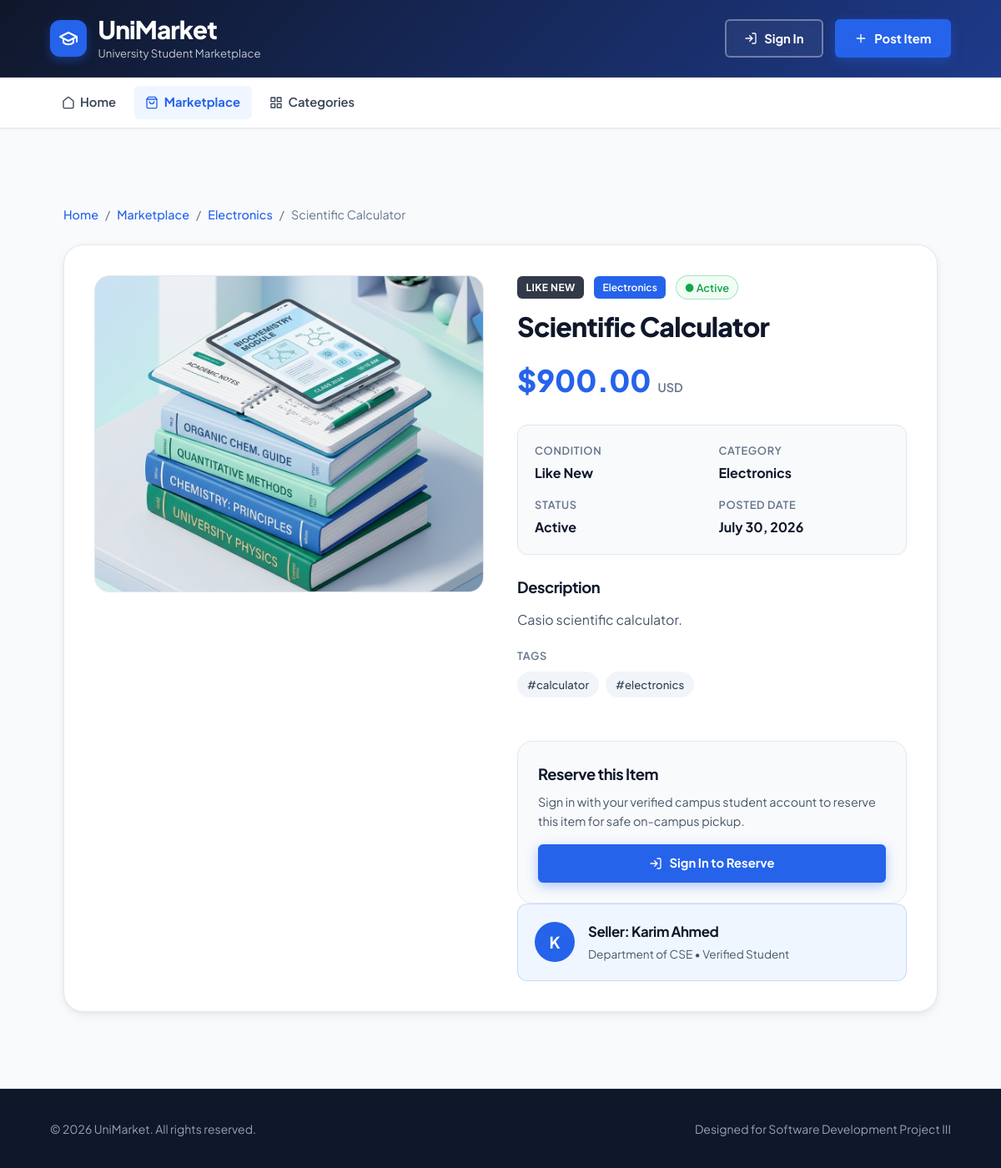
Screenshot of /frontend/pages/product_detail.php?id=2 with the database file from the repository.
### tables this page shows
CREATE TABLE IF NOT EXISTS products (
    product_id INT AUTO_INCREMENT PRIMARY KEY,
    seller_id INT NOT NULL,
    category_id INT NOT NULL,
    title VARCHAR(150) NOT NULL,
    description TEXT,
    price DECIMAL(10,2) NOT NULL,
    tags VARCHAR(255),
    image_url VARCHAR(255),
    product_condition ENUM('New', 'Like New', 'Good', 'Fair') NOT NULL,
    status ENUM('Available', 'Active', 'Reserved', 'Sold') NOT NULL DEFAULT 'Available',
    created_at TIMESTAMP DEFAULT CURRENT_TIMESTAMP,

    CONSTRAINT fk_products_seller
        FOREIGN KEY (seller_id)
        REFERENCES users(user_id)
        ON UPDATE CASCADE
        ON DELETE RESTRICT,

    CONSTRAINT fk_products_category
        FOREIGN KEY (category_id)
        REFERENCES categories(category_id)
        ON UPDATE CASCADE
        ON DELETE RESTRICT
);

CREATE TABLE IF NOT EXISTS categories (
    category_id INT AUTO_INCREMENT PRIMARY KEY,
    category_name VARCHAR(50) NOT NULL UNIQUE,
    description TEXT
);

CREATE TABLE IF NOT EXISTS users (
    user_id INT AUTO_INCREMENT PRIMARY KEY,
    full_name VARCHAR(100) NOT NULL,
    email VARCHAR(100) NOT NULL UNIQUE,
    student_id VARCHAR(20) NOT NULL UNIQUE,
    department VARCHAR(100) NOT NULL,
    password_hash VARCHAR(255) NOT NULL,
    role ENUM('student', 'admin') NOT NULL DEFAULT 'student',
    created_at TIMESTAMP DEFAULT CURRENT_TIMESTAMP
);

### frontend/pages/product_detail.php (the view, shortened to what this page needs)
<?php
$isLoggedIn = isset($_SESSION['user_id']);
$fullName   = $isLoggedIn ? htmlspecialchars((string) ($_SESSION['full_name'] ?? 'Student'), ENT_QUOTES, 'UTF-8') : '';
$productIdRaw = $_GET['id'] ?? '';
$productId    = (is_numeric($productIdRaw) && (int) $productIdRaw > 0) ? (int) $productIdRaw : 0;
$product    = null;
if ($productId > 0) {
    try {
        $database   = new Database();
        $connection = $database->connect();
        $stmt = $connection->prepare(
            'SELECT p.product_id, p.seller_id, p.title, p.description, p.price, p.tags, p.image_url,
                    p.product_condition, p.status, p.created_at,
                    c.category_id, c.category_name,
                    u.full_name AS seller_name, u.department AS seller_department, u.email AS seller_email
             FROM products p
             JOIN categories c ON p.category_id = c.category_id
             JOIN users u ON p.seller_id = u.user_id
             WHERE p.product_id = :product_id
             LIMIT 1'
        );
        $stmt->execute(['product_id' => $productId]);
        $fetchedProduct = $stmt->fetch(PDO::FETCH_ASSOC);
        if (is_array($fetchedProduct)) {
            $product = $fetchedProduct;
        }
    } catch (PDOException $exception) {
        error_log('Product Detail Exception: ' . $exception->getMessage());
        $fetchError = 'Unable to retrieve product details due to a database error.';
    }
}
?>
<!DOCTYPE html>
<html lang="en">
<head>
    <link rel="stylesheet" href="../css/styles.css?v=<?php echo time(); ?>">
</head>
<body>
    <header class="site-header">
        <div class="container header-container">
            <div class="logo-area">
                <div class="logo-badge">
                    <svg width="24" height="24" viewBox="0 0 24 24" fill="none" stroke="currentColor" stroke-width="2" stroke-linecap="round" stroke-linejoin="round" class="svg-icon svg-icon-lg"><path d="M22 10v6M2 10l10-5 10 5-10 5z"/><path d="M6 12v5c3 3 9 3 12 0v-5"/></svg>
                </div>
                <div>
                    <a href="index.php" class="logo">UniMarket</a>
                    <span class="tagline">University Student Marketplace</span>
                </div>
            </div>
            <div class="header-actions">
                <?php if ($isLoggedIn) : ?>
                    <a href="create_product.php" class="btn-outline">
                        <svg width="16" height="16" viewBox="0 0 24 24" fill="none" stroke="currentColor" stroke-width="2" stroke-linecap="round" stroke-linejoin="round" class="svg-icon svg-icon-sm"><line x1="12" y1="5" x2="12" y2="19"/><line x1="5" y1="12" x2="19" y2="12"/></svg>
                        Post Item
                    </a>
                    <a href="dashboard.php" class="btn-outline">
                        <svg width="16" height="16" viewBox="0 0 24 24" fill="none" stroke="currentColor" stroke-width="2" stroke-linecap="round" stroke-linejoin="round" class="svg-icon svg-icon-sm"><rect x="3" y="3" width="7" height="7"/><rect x="14" y="3" width="7" height="7"/><rect x="14" y="14" width="7" height="7"/><rect x="3" y="14" width="7" height="7"/></svg>
                        Dashboard (<?php echo $fullName; ?>)
                    </a>
                    <a href="logout.php" class="btn-primary">
                        <svg width="16" height="16" viewBox="0 0 24 24" fill="none" stroke="currentColor" stroke-width="2" stroke-linecap="round" stroke-linejoin="round" class="svg-icon svg-icon-sm"><path d="M9 21H5a2 2 0 0 1-2-2V5a2 2 0 0 1 2-2h4"/><polyline points="16 17 21 12 16 7"/><line x1="21" y1="12" x2="9" y2="12"/></svg>
                        Sign Out
                    </a>
                <?php else : ?>
                    <a href="login.php" class="btn-outline">
                        <svg width="16" height="16" viewBox="0 0 24 24" fill="none" stroke="currentColor" stroke-width="2" stroke-linecap="round" stroke-linejoin="round" class="svg-icon svg-icon-sm"><path d="M15 3h4a2 2 0 0 1 2 2v14a2 2 0 0 1-2 2h-4M10 17l5-5-5-5M13 12H3"/></svg>
                        Sign In
                    </a>
                    <a href="login.php" class="btn-primary">
                        <svg width="16" height="16" viewBox="0 0 24 24" fill="none" stroke="currentColor" stroke-width="2" stroke-linecap="round" stroke-linejoin="round" class="svg-icon svg-icon-sm"><line x1="12" y1="5" x2="12" y2="19"/><line x1="5" y1="12" x2="19" y2="12"/></svg>
                        Post Item
                    </a>
                <?php endif; ?>
            </div>
        </div>
    </header>
    <nav class="main-nav" aria-label="Main Navigation">
        <div class="container">
            <ul id="primary-menu">
                <li>
                    <a href="index.php">
                        <svg width="16" height="16" viewBox="0 0 24 24" fill="none" stroke="currentColor" stroke-width="2" stroke-linecap="round" stroke-linejoin="round" class="svg-icon svg-icon-sm"><path d="M3 9l9-7 9 7v11a2 2 0 0 1-2 2H5a2 2 0 0 1-2-2z"/></svg>
                        Home
                    </a>
                </li>
                <li>
                    <a href="marketplace.php" class="active">
                        <svg width="16" height="16" viewBox="0 0 24 24" fill="none" stroke="currentColor" stroke-width="2" stroke-linecap="round" stroke-linejoin="round" class="svg-icon svg-icon-sm"><path d="M6 2L3 6v14a2 2 0 0 0 2 2h14a2 2 0 0 0 2-2V6l-3-4z"/><line x1="3" y1="6" x2="21" y2="6"/><path d="M16 10a4 4 0 0 1-8 0"/></svg>
                        Marketplace
                    </a>
                </li>
                <li>
                    <a href="index.php#categories">
                        Categories
                    </a>
                </li>
            </ul>
        </div>
    </nav>
    <main class="main-content">
        <div class="product-detail-container">
            <nav class="breadcrumb-nav" aria-label="Breadcrumb">
                <a href="index.php">Home</a>
                <span>/</span>
                <a href="marketplace.php">Marketplace</a>
                <?php if ($product) : ?>
                    <span>/</span>
                    <a href="marketplace.php?category_id=<?php echo (int)$product['category_id']; ?>">
                        <?php echo htmlspecialchars((string)$product['category_name'], ENT_QUOTES, 'UTF-8'); ?>
                    </a>
                    <span>/</span>
                    <span><?php echo htmlspecialchars((string)$product['title'], ENT_QUOTES, 'UTF-8'); ?></span>
                <?php endif; ?>
            </nav>
            <?php if ($product) :
                $pTitle       = htmlspecialchars((string) $product['title'], ENT_QUOTES, 'UTF-8');
                $pDesc        = !empty($product['description']) ? htmlspecialchars((string) $product['description'], ENT_QUOTES, 'UTF-8') : 'No description provided by seller.';
                $pPrice       = number_format((float) $product['price'], 2);
                $pCondition   = htmlspecialchars((string) $product['product_condition'], ENT_QUOTES, 'UTF-8');
                $pCategory    = htmlspecialchars((string) $product['category_name'], ENT_QUOTES, 'UTF-8');
                $pCatId       = (int) $product['category_id'];
                $pStatus      = htmlspecialchars((string) $product['status'], ENT_QUOTES, 'UTF-8');
                $pSellerName  = htmlspecialchars((string) $product['seller_name'], ENT_QUOTES, 'UTF-8');
                $pSellerDept  = htmlspecialchars((string) $product['seller_department'], ENT_QUOTES, 'UTF-8');
                $pCreatedAt   = date('F j, Y', strtotime((string) $product['created_at']));
                $pImg         = !empty($product['image_url']) ? htmlspecialchars((string) $product['image_url'], ENT_QUOTES, 'UTF-8') : '../images/cat-textbooks.png';
                if (!str_starts_with($pImg, 'http') && !str_starts_with($pImg, '../')) {
                    $pImg = '../' . ltrim($pImg, '/');
                }
                $tagsList = [];
                if (!empty($product['tags'])) {
                    $rawTags = explode(',', (string) $product['tags']);
                    foreach ($rawTags as $tag) {
                        $trimmed = trim($tag);
                        if ($trimmed !== '') {
                            $tagsList[] = htmlspecialchars($trimmed, ENT_QUOTES, 'UTF-8');
                        }
                    }
                }
            ?>
                <article class="product-detail-card">
                    <div class="product-detail-grid">
                        <div class="product-gallery">
                            <div class="product-main-img-box">
                                <img src="<?php echo $pImg; ?>" alt="<?php echo $pTitle; ?>" class="product-main-img" onerror="this.onerror=null; this.src='../images/cat-textbooks.png';">
                            </div>
                        </div>
                        <div class="product-info-col">
                            <div class="product-meta-header">
                                <span class="badge-condition"><?php echo $pCondition; ?></span>
                                <a href="marketplace.php?category_id=<?php echo $pCatId; ?>" class="badge-category" style="text-decoration: none;">
                                    <?php echo $pCategory; ?>
                                </a>
                                <span class="status-badge status-<?php echo strtolower($pStatus); ?>">
                                    ● <?php echo $pStatus; ?>
                                </span>
                            </div>
                            <h1 class="product-detail-title"><?php echo $pTitle; ?></h1>
                            <div class="product-detail-price">
                                $<?php echo $pPrice; ?>
                                <span>USD</span>
                            </div>
                            <div class="product-spec-grid">
                                <div>
                                    <div class="spec-item-label">Condition</div>
                                    <div class="spec-item-value"><?php echo $pCondition; ?></div>
                                </div>
                                <div>
                                    <div class="spec-item-label">Category</div>
                                    <div class="spec-item-value"><?php echo $pCategory; ?></div>
                                </div>
                                <div>
                                    <div class="spec-item-label">Status</div>
                                    <div class="spec-item-value"><?php echo $pStatus; ?></div>
                                </div>
                                <div>
                                    <div class="spec-item-label">Posted Date</div>
                                    <div class="spec-item-value"><?php echo $pCreatedAt; ?></div>
                                </div>
                            </div>
                            <div class="product-description-box">
                                <h3>Description</h3>
                                <p><?php echo nl2br($pDesc); ?></p>
                                <?php if (!empty($tagsList)) : ?>
                                    <div style="margin-top: 1.25rem;">
                                        <div class="spec-item-label">Tags</div>
                                        <div class="tags-list">
                                            <?php foreach ($tagsList as $tag) : ?>
                                                <span class="tag-item">#<?php echo $tag; ?></span>
                                            <?php endforeach; ?>
                                        </div>
                                    </div>
                                <?php endif; ?>
                            </div>
                            <div class="reservation-card" style="background-color: var(--gray-50); border: 1px solid var(--gray-200); border-radius: var(--radius-lg); padding: 1.5rem; margin-top: 1.5rem;">
                                <?php if (!$isLoggedIn) : ?>
                                    <h3 style="margin-top: 0; margin-bottom: 0.5rem; font-size: 1.15rem; color: var(--dark);">Reserve this Item</h3>
                                    <p style="color: var(--gray-600); font-size: 0.9rem; margin-bottom: 1rem;">Sign in with your verified campus student account to reserve this item for safe on-campus pickup.</p>
                                    <a href="login.php" class="btn-primary" style="display: inline-flex; align-items: center; gap: 0.5rem; justify-content: center; width: 100%;">
                                        <svg width="16" height="16" viewBox="0 0 24 24" fill="none" stroke="currentColor" stroke-width="2"><path d="M15 3h4a2 2 0 0 1 2 2v14a2 2 0 0 1-2 2h-4M10 17l5-5-5-5M13 12H3"/></svg>
                                        Sign In to Reserve
                                    </a>
                                <?php endif; ?>
                            </div>
                            <div class="seller-info-card">
                                <div class="seller-header">
                                    <div class="seller-avatar">
                                        <?php echo strtoupper(substr($pSellerName, 0, 1)); ?>
                                    </div>
                                    <div class="seller-details">
                                        <h4>Seller: <?php echo $pSellerName; ?></h4>
                                        <p>Department of <?php echo $pSellerDept; ?> • Verified Student</p>
                                    </div>
                                </div>
                            </div>
                        </div>
                    </div>
                </article>
            <?php endif; ?>
        </div>
    </main>
    <footer class="site-footer">
        <div class="container">
            <p>© 2026 UniMarket. All rights reserved.</p>
            <p>Designed for Software Development Project III</p>
        </div>
    </footer>
</body>
</html>

### rows the page displays
products: category.category_name "Electronics", title "Scientific Calculator", product_condition "LIKE NEW", status "Active", price "900.00", product_condition "Like New", created_at "July 30, 2026", description "Casio scientific calculator.", seller.full_name "K", seller.full_name "Karim Ahmed", seller.department "CSE"

### other values shown
$tag "calculator"
$tag "electronics"
